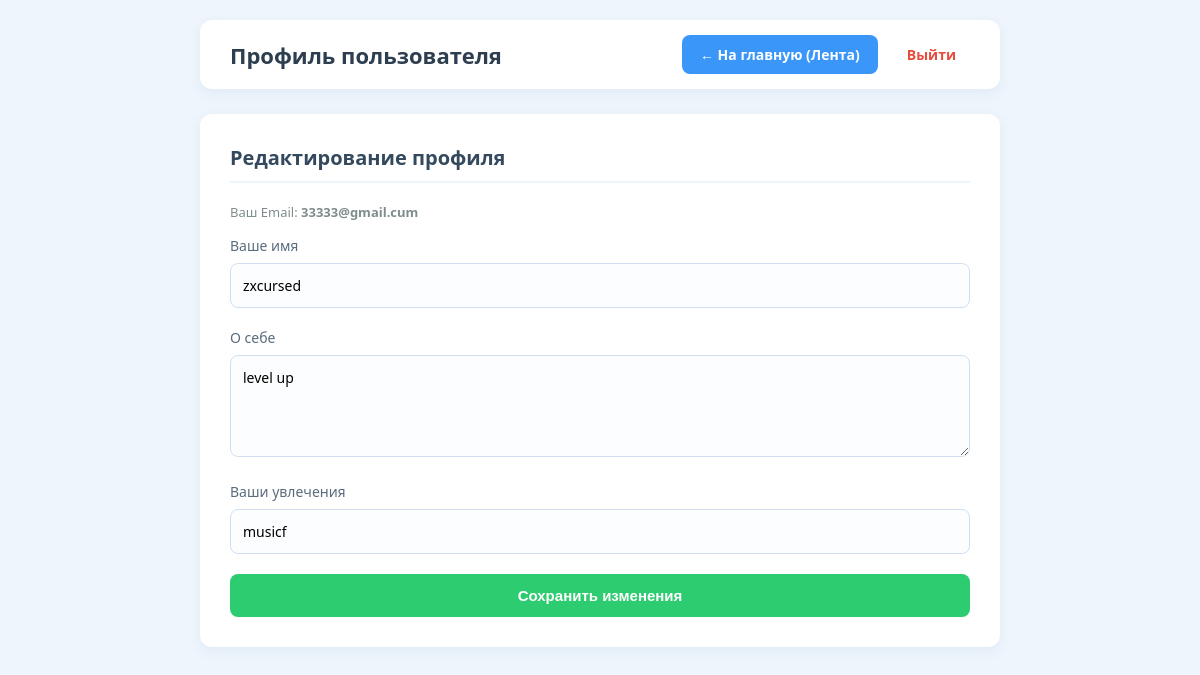
The app's page /profile.php (signed in) with its own data.
### tables this page shows
CREATE TABLE users (
            id INTEGER PRIMARY KEY AUTOINCREMENT,
            name TEXT NOT NULL,
            email TEXT NOT NULL UNIQUE,
            password_hash TEXT NOT NULL,
            bio TEXT DEFAULT '',
            skills TEXT DEFAULT '',
            created_at DATETIME DEFAULT CURRENT_TIMESTAMP
        );

### public/profile.php (the view, shortened to what this page needs)
<?php
$pdo = getDatabaseConnection();
$current_user_id = $_SESSION['user_id'];
try {
    $pdo->exec("ALTER TABLE users ADD COLUMN bio TEXT DEFAULT ''");
    $pdo->exec("ALTER TABLE users ADD COLUMN skills TEXT DEFAULT ''");
} catch (PDOException $e) {
}
$stmt = $pdo->prepare('SELECT name, email, bio, skills FROM users WHERE id = ?');
$stmt->execute([$current_user_id]);
$user_profile = $stmt->fetch();
?>
<!DOCTYPE html>
<html lang="ru">
<head>
</head>
<body>
<div class="container">
    <header class="header">
        <h1>Профиль пользователя</h1>
        <div class="nav-block">
            <a class="btn-nav" href="index.php">← На главную (Лента)</a>
            <a class="logout-btn" href="login.php?logout=1">Выйти</a>
        </div>
    </header>
    <main class="card">
        <h2>Редактирование профиля</h2>
        <div class="user-meta-info">Ваш Email: <b><?= htmlspecialchars($user_profile['email']) ?></b></div>
        <form action="profile.php" method="POST">
            <div class="form-group">
                <label for="prof_name">Ваше имя</label>
                <input type="text" name="name" id="prof_name" value="<?= htmlspecialchars($user_profile['name']) ?>" required>
            </div>
            <div class="form-group">
                <label for="prof_bio">О себе</label>
                <textarea name="bio" id="prof_bio" rows="4" placeholder="Расскажите о себе, интересах или учебе..."><?= htmlspecialchars($user_profile['bio'] ?? '') ?></textarea>
            </div>
            <div class="form-group">
                <label for="prof_skills">Ваши увлечения</label>
                <input type="text" name="skills" id="prof_skills" placeholder="Например: С++, высшая математика, физика" value="<?= htmlspecialchars($user_profile['skills'] ?? '') ?>">
            </div>
            <button type="submit" class="btn-save">Сохранить изменения</button>
        </form>
    </main>
</div>
</body>
</html>

### public/profile.php (style rules this page uses)
* { box-sizing: border-box; margin: 0; padding: 0; }
body { font-family: 'Segoe UI', Tahoma, Geneva, Verdana, sans-serif; background: #eef5fc; color: #2c3e50; padding: 20px; }
.container { max-width: 800px; margin: 0 auto; }
.header { background: white; padding: 15px 30px; border-radius: 12px; box-shadow: 0 4px 12px rgba(149, 173, 201, 0.15); display: flex; justify-content: space-between; align-items: center; margin-bottom: 25px; }
.header h1 { font-size: 22px; color: #2c3e50; font-weight: 600; }
.nav-block { display: flex; align-items: center; gap: 15px; }
.btn-nav { background: #3a97f9; color: white; text-decoration: none; font-weight: 600; font-size: 14px; padding: 10px 18px; border-radius: 8px; transition: background 0.2s; }
.logout-btn { color: #e74c3c; text-decoration: none; font-weight: 600; font-size: 14px; padding: 10px 14px; border-radius: 6px; transition: background 0.2s; }
.card { background: white; padding: 30px; border-radius: 12px; box-shadow: 0 4px 12px rgba(149, 173, 201, 0.15); }
.card h2 { font-size: 20px; margin-bottom: 20px; padding-bottom: 10px; border-bottom: 2px solid #eef5fc; color: #34495e; }
.form-group { margin-bottom: 20px; }
.form-group label { display: block; margin-bottom: 8px; font-weight: 500; font-size: 14px; color: #5a6b7c; }
.form-group input, .form-group textarea { width: 100%; padding: 12px; border: 1.5px solid #d0dfef; border-radius: 8px; font-size: 14px; background: #fcfdfe; font-family: inherit; }
.btn-save { width: 100%; padding: 13px; background: #2ecc71; border: none; border-radius: 8px; color: white; font-size: 15px; font-weight: 600; cursor: pointer; transition: background 0.2s; }
.user-meta-info { font-size: 13px; color: #7f8c8d; margin-bottom: 15px; }

### records on screen
users: email "33333@gmail.cum", name "zxcursed", bio "level up", skills "musicf"
